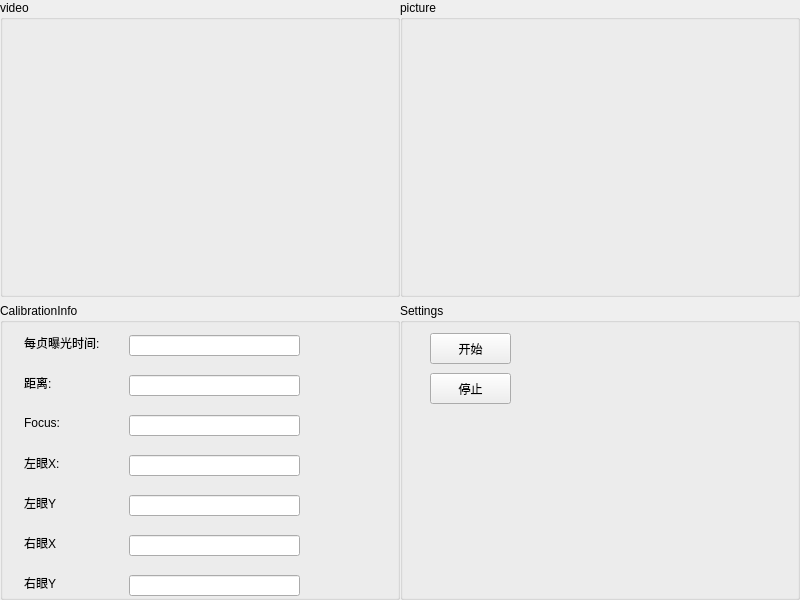
<?xml version="1.0" encoding="UTF-8"?>
<ui version="4.0">
 <class>QEyeTrackingWidget</class>
 <widget class="QWidget" name="QEyeTrackingWidget">
  <property name="geometry">
   <rect>
    <x>0</x>
    <y>0</y>
    <width>800</width>
    <height>600</height>
   </rect>
  </property>
  <property name="windowTitle">
   <string>Form</string>
  </property>
  <layout class="QGridLayout" name="gridLayout">
   <property name="leftMargin">
    <number>0</number>
   </property>
   <property name="topMargin">
    <number>0</number>
   </property>
   <property name="rightMargin">
    <number>0</number>
   </property>
   <property name="bottomMargin">
    <number>0</number>
   </property>
   <property name="horizontalSpacing">
    <number>0</number>
   </property>
   <item row="0" column="0">
    <widget class="QGroupBox" name="groupBox_video_2">
     <property name="sizePolicy">
      <sizepolicy hsizetype="Expanding" vsizetype="Expanding">
       <horstretch>0</horstretch>
       <verstretch>0</verstretch>
      </sizepolicy>
     </property>
     <property name="minimumSize">
      <size>
       <width>80</width>
       <height>60</height>
      </size>
     </property>
     <property name="title">
      <string>video</string>
     </property>
     <widget class="QLabel" name="labelShowVideo_3">
      <property name="geometry">
       <rect>
        <x>12</x>
        <y>27</y>
        <width>16</width>
        <height>17</height>
       </rect>
      </property>
      <property name="sizePolicy">
       <sizepolicy hsizetype="Expanding" vsizetype="Expanding">
        <horstretch>0</horstretch>
        <verstretch>0</verstretch>
       </sizepolicy>
      </property>
      <property name="text">
       <string/>
      </property>
     </widget>
    </widget>
   </item>
   <item row="0" column="1">
    <widget class="QGroupBox" name="groupBox_pic_2">
     <property name="sizePolicy">
      <sizepolicy hsizetype="Expanding" vsizetype="Expanding">
       <horstretch>0</horstretch>
       <verstretch>0</verstretch>
      </sizepolicy>
     </property>
     <property name="minimumSize">
      <size>
       <width>80</width>
       <height>60</height>
      </size>
     </property>
     <property name="title">
      <string>picture</string>
     </property>
     <widget class="QLabel" name="showPicLabel_2">
      <property name="geometry">
       <rect>
        <x>12</x>
        <y>27</y>
        <width>16</width>
        <height>17</height>
       </rect>
      </property>
      <property name="sizePolicy">
       <sizepolicy hsizetype="Expanding" vsizetype="Expanding">
        <horstretch>0</horstretch>
        <verstretch>0</verstretch>
       </sizepolicy>
      </property>
      <property name="text">
       <string/>
      </property>
     </widget>
    </widget>
   </item>
   <item row="1" column="1">
    <widget class="QGroupBox" name="groupBox_Setting_2">
     <property name="sizePolicy">
      <sizepolicy hsizetype="Expanding" vsizetype="Expanding">
       <horstretch>0</horstretch>
       <verstretch>0</verstretch>
      </sizepolicy>
     </property>
     <property name="minimumSize">
      <size>
       <width>80</width>
       <height>60</height>
      </size>
     </property>
     <property name="title">
      <string>Settings</string>
     </property>
     <widget class="QToolButton" name="toolButton_Start">
      <property name="geometry">
       <rect>
        <x>30</x>
        <y>30</y>
        <width>81</width>
        <height>31</height>
       </rect>
      </property>
      <property name="text">
       <string>开始</string>
      </property>
      <property name="checkable">
       <bool>true</bool>
      </property>
     </widget>
     <widget class="QToolButton" name="toolButton_Stop">
      <property name="geometry">
       <rect>
        <x>30</x>
        <y>70</y>
        <width>81</width>
        <height>31</height>
       </rect>
      </property>
      <property name="text">
       <string>停止</string>
      </property>
      <property name="checkable">
       <bool>true</bool>
      </property>
     </widget>
    </widget>
   </item>
   <item row="1" column="0">
    <widget class="QGroupBox" name="groupBox_Calibrationinfo_2">
     <property name="sizePolicy">
      <sizepolicy hsizetype="Expanding" vsizetype="Expanding">
       <horstretch>0</horstretch>
       <verstretch>0</verstretch>
      </sizepolicy>
     </property>
     <property name="minimumSize">
      <size>
       <width>80</width>
       <height>60</height>
      </size>
     </property>
     <property name="title">
      <string>CalibrationInfo</string>
     </property>
     <widget class="QLineEdit" name="lineEdit_distance_3">
      <property name="geometry">
       <rect>
        <x>129</x>
        <y>72</y>
        <width>171</width>
        <height>21</height>
       </rect>
      </property>
      <property name="readOnly">
       <bool>true</bool>
      </property>
     </widget>
     <widget class="QLabel" name="label_9">
      <property name="geometry">
       <rect>
        <x>24</x>
        <y>72</y>
        <width>38</width>
        <height>16</height>
       </rect>
      </property>
      <property name="sizePolicy">
       <sizepolicy hsizetype="Fixed" vsizetype="Preferred">
        <horstretch>0</horstretch>
        <verstretch>0</verstretch>
       </sizepolicy>
      </property>
      <property name="text">
       <string>距离:</string>
      </property>
     </widget>
     <widget class="QLineEdit" name="lineEdit_exposure_3">
      <property name="geometry">
       <rect>
        <x>129</x>
        <y>32</y>
        <width>171</width>
        <height>21</height>
       </rect>
      </property>
      <property name="readOnly">
       <bool>true</bool>
      </property>
     </widget>
     <widget class="QLabel" name="label_20">
      <property name="geometry">
       <rect>
        <x>24</x>
        <y>152</y>
        <width>46</width>
        <height>16</height>
       </rect>
      </property>
      <property name="sizePolicy">
       <sizepolicy hsizetype="Fixed" vsizetype="Preferred">
        <horstretch>0</horstretch>
        <verstretch>0</verstretch>
       </sizepolicy>
      </property>
      <property name="text">
       <string>左眼X:</string>
      </property>
     </widget>
     <widget class="QLabel" name="label_12">
      <property name="geometry">
       <rect>
        <x>24</x>
        <y>112</y>
        <width>48</width>
        <height>16</height>
       </rect>
      </property>
      <property name="sizePolicy">
       <sizepolicy hsizetype="Fixed" vsizetype="Preferred">
        <horstretch>0</horstretch>
        <verstretch>0</verstretch>
       </sizepolicy>
      </property>
      <property name="text">
       <string>Focus:</string>
      </property>
     </widget>
     <widget class="QLineEdit" name="lineEdit_focus_3">
      <property name="geometry">
       <rect>
        <x>129</x>
        <y>112</y>
        <width>171</width>
        <height>21</height>
       </rect>
      </property>
      <property name="readOnly">
       <bool>true</bool>
      </property>
     </widget>
     <widget class="QLabel" name="label_28">
      <property name="geometry">
       <rect>
        <x>24</x>
        <y>192</y>
        <width>38</width>
        <height>16</height>
       </rect>
      </property>
      <property name="sizePolicy">
       <sizepolicy hsizetype="Fixed" vsizetype="Preferred">
        <horstretch>0</horstretch>
        <verstretch>0</verstretch>
       </sizepolicy>
      </property>
      <property name="text">
       <string>左眼Y</string>
      </property>
     </widget>
     <widget class="QLineEdit" name="lineEdit_LeftX_3">
      <property name="geometry">
       <rect>
        <x>129</x>
        <y>152</y>
        <width>171</width>
        <height>21</height>
       </rect>
      </property>
      <property name="readOnly">
       <bool>true</bool>
      </property>
     </widget>
     <widget class="QLineEdit" name="lineEdit_LeftY_3">
      <property name="geometry">
       <rect>
        <x>129</x>
        <y>192</y>
        <width>171</width>
        <height>21</height>
       </rect>
      </property>
      <property name="readOnly">
       <bool>true</bool>
      </property>
     </widget>
     <widget class="QLineEdit" name="lineEdit_RightX_3">
      <property name="geometry">
       <rect>
        <x>129</x>
        <y>232</y>
        <width>171</width>
        <height>21</height>
       </rect>
      </property>
      <property name="readOnly">
       <bool>true</bool>
      </property>
     </widget>
     <widget class="QLabel" name="label_29">
      <property name="geometry">
       <rect>
        <x>24</x>
        <y>232</y>
        <width>38</width>
        <height>16</height>
       </rect>
      </property>
      <property name="sizePolicy">
       <sizepolicy hsizetype="Fixed" vsizetype="Preferred">
        <horstretch>0</horstretch>
        <verstretch>0</verstretch>
       </sizepolicy>
      </property>
      <property name="text">
       <string>右眼X</string>
      </property>
     </widget>
     <widget class="QLabel" name="label_30">
      <property name="geometry">
       <rect>
        <x>24</x>
        <y>272</y>
        <width>38</width>
        <height>16</height>
       </rect>
      </property>
      <property name="sizePolicy">
       <sizepolicy hsizetype="Fixed" vsizetype="Preferred">
        <horstretch>0</horstretch>
        <verstretch>0</verstretch>
       </sizepolicy>
      </property>
      <property name="text">
       <string>右眼Y</string>
      </property>
     </widget>
     <widget class="QLineEdit" name="lineEdit_RightY_3">
      <property name="geometry">
       <rect>
        <x>129</x>
        <y>272</y>
        <width>171</width>
        <height>21</height>
       </rect>
      </property>
      <property name="readOnly">
       <bool>true</bool>
      </property>
     </widget>
     <widget class="QLabel" name="label_8">
      <property name="geometry">
       <rect>
        <x>24</x>
        <y>32</y>
        <width>98</width>
        <height>16</height>
       </rect>
      </property>
      <property name="sizePolicy">
       <sizepolicy hsizetype="Fixed" vsizetype="Preferred">
        <horstretch>0</horstretch>
        <verstretch>0</verstretch>
       </sizepolicy>
      </property>
      <property name="text">
       <string>每贞曝光时间:</string>
      </property>
     </widget>
    </widget>
   </item>
  </layout>
 </widget>
 <resources/>
 <connections/>
</ui>
